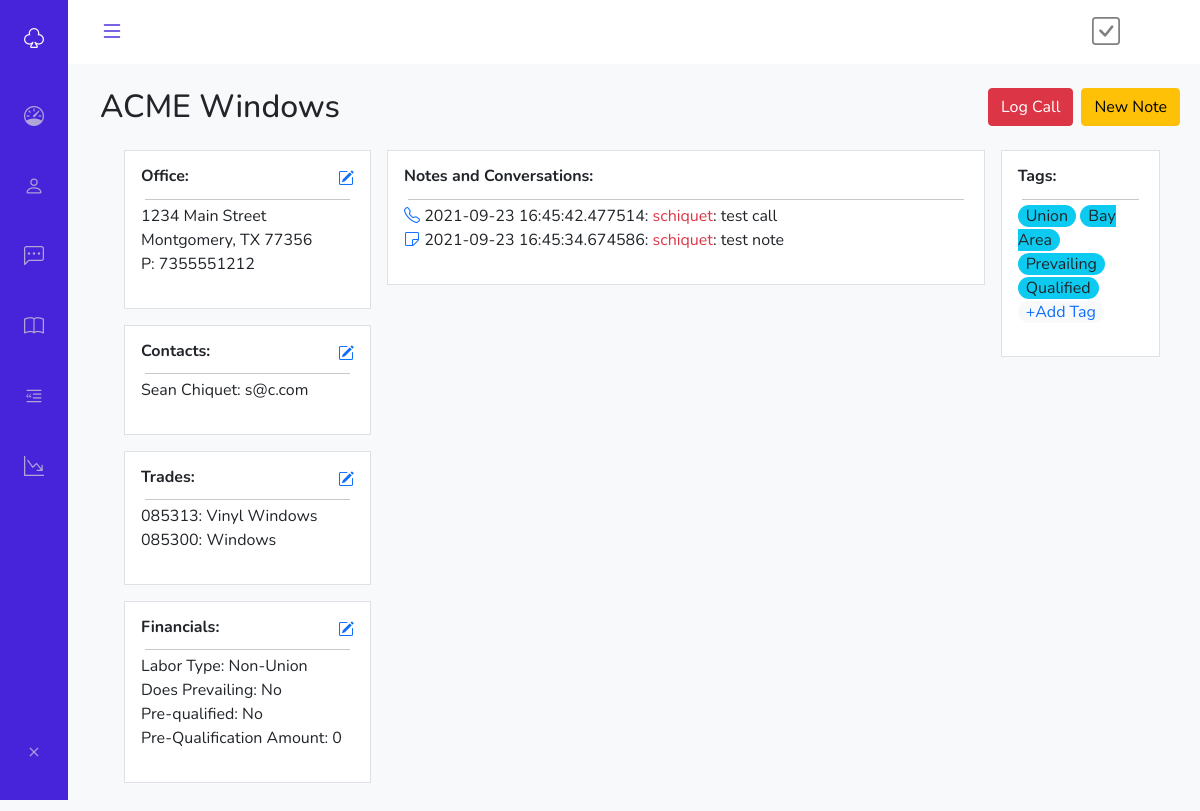
Screenshot of /client/1 with the database file from the repository.
### app.py (models this page shows, shortened)
class subcontractors(db.Model):
    subId = db.Column(db.Integer, primary_key=True)
    subName = db.Column(db.String(45))
    subAddress = db.Column(db.String(45))
    subPhone = db.Column(db.String(45))
    subFax = db.Column(db.String(45))
    subLabor = db.Column(db.String(45), default="Non-Union")
    subPreQual = db.Column(db.Integer, default=0)
    subPreQualAmount = db.Column(db.Integer, default=0)
    subAddress2 = db.Column(db.String(45))
    subCity = db.Column(db.String(45))
    subState = db.Column(db.String(45))
    subZip = db.Column(db.String(45))
    subDoesPrevailing = db.Column(db.Integer, default=0)
    notes = db.relationship('subnotes', backref='sub_Id', lazy=True)

class subcontacts(db.Model):
    subcontactId = db.Column(db.Integer, primary_key=True)
    contactName = db.Column(db.String(100))
    contactEmail = db.Column(db.String(100))
    contactCell = db.Column(db.String(100))
    contactLastName = db.Column(db.String(100))
    subId = db.Column(db.Integer, ForeignKey("subcontractors.subId"))

class tradesublink(db.Model):
    tradesublinkID = db.Column(db.Integer, primary_key=True)
    tradeId = db.Column(db.Integer, ForeignKey("tradelist.tradeId"))
    subId = db.Column(db.Integer, ForeignKey("subcontractors.subId"))

class tradelist(db.Model):
    tradeId = db.Column(db.Integer, primary_key=True)
    tradeCode = db.Column(db.String(45))
    tradeName = db.Column(db.String(45))

class subnotes(db.Model):
    subNoteId = db.Column(db.Integer, primary_key=True)
    subId = db.Column(db.Integer, ForeignKey("subcontractors.subId"))
    subNote = db.Column(db.String(200))
    noteType = db.Column(db.String(45))
    userId = db.Column(db.Integer, ForeignKey("users.userId"))
    noteDateCreated = db.Column(db.DateTime, default=datetime.utcnow)

class users(db.Model):
    userId = db.Column(db.Integer, primary_key=True)
    userFirst = db.Column(db.String(45))
    userLast = db.Column(db.String(45))
    userEmail = db.Column(db.String(45))
    userUsername = db.Column(db.String(45))

### app.py (the view)
@app.route('/client/<int:id>')
def client(id):
    tasks = taskstable.query.all()
    clientInfo = subcontractors.query.filter_by(subId=id).first()
    alltrades = tradelist.query.all()
    contactinfo = subcontacts.query.filter_by(subId=id).all()
    subtradelist = tradesublink.query.join(tradelist).add_columns(tradelist.tradeCode, tradelist.tradeName, tradelist.tradeId, tradesublink.tradesublinkID).filter(tradesublink.subId==id).all()
    subNotes = subnotes.query.join(users).add_columns(users.userUsername, subnotes.noteDateCreated, subnotes.subNote, subnotes.noteType).filter(subnotes.subId==id).order_by(desc(subnotes.noteDateCreated)).all()
    return render_template('client.html', tasks=tasks, clientInfo=clientInfo, subtradelist=subtradelist, subNotes=subNotes, id=id, alltrades=alltrades, contactinfo=contactinfo)

### templates/client.html (shortened to what this page needs)
{% extends "base.html" %}
{% set active_page = 'client' %}
{% block content %}
<br />
<div class="d-flex justify-content-between"><h2>{{clientInfo.subName}}</h2><div><button class="btn btn-danger mx-1" data-bs-toggle="modal" data-bs-target="#logCallModal">Log Call</button><button class="btn btn-warning mx-1" data-bs-toggle="modal" data-bs-target="#newTaskModal">New Note</button></div></div>
<div class="container-fluid px-4">
  <div class="row my-3 gx-3">
    <div class="col-3">
        <div class="p-3 border bg-white ">
            <div class="d-flex justify-content-between"><h6 class="fw-bold">Office:</h6><a href="#" data-bs-toggle="modal" data-bs-target="#mainInfoModal"><i class="bi bi-pencil-square"></i></a></div>
            <hr class="m-1">
            <p>
            {{clientInfo.subAddress}} <br>
            {{clientInfo.subCity}}, {{clientInfo.subState}} {{clientInfo.subZip}} <br>
            P: {{clientInfo.subPhone}} <br>
            </p>
        </div>
        <div class="p-3 border bg-white my-3">
            <div class="d-flex justify-content-between"><h6 class="fw-bold">Contacts:</h6><div><a href="#" title="Edit Contact" data-bs-toggle="modal" data-bs-target="#editContactModal"><i class="bi bi-pencil-square"></i></a></div></div>
            <hr class="m-1">
            <ul class="list-unstyled">
              {% for i in contactinfo %}
                <li>{{i.contactName}} {{i.contactLastName}}: {{i.contactEmail}}</li>
              {% endfor %}
            </ul>
        </div>
        <div class="border p-3 bg-white my-3">
            <div class="d-flex justify-content-between"><h6 class="fw-bold">Trades:</h6><a href="#" data-bs-toggle="modal" data-bs-target="#editTradesModal"><i class="bi bi-pencil-square"></i></a></div>
            <hr class="m-1">
            <ul class="list-unstyled">
              {% for trades in subtradelist %}
                <li>{{trades.tradeCode}}: {{trades.tradeName}}</li>
               {% endfor %}
            </ul>
        </div>
        <div class="border p-3 bg-white my-3">
            <div class="d-flex justify-content-between"><h6 class="fw-bold">Financials:</h6><a href="#" data-bs-toggle="modal" data-bs-target="#companyFinancialsModal"><i class="bi bi-pencil-square"></i></a></div>
            <hr class="m-1">
            <p>
                Labor Type: {{clientInfo.subLabor}}<br>
                Does Prevailing: {% if clientInfo.subDoesPrevailing == 1 %}Yes{% else %}No{% endif %}<br>
                Pre-qualified: {% if clientInfo.subPreQual == 1 %}Yes{% else %}No{% endif %}<br>
                Pre-Qualification Amount: {{clientInfo.subPreQualAmount}} <br>
            </p>
        </div>
    </div>
    <div class="col-7">
        <div class="border p-3 bg-white">
            <div class="d-flex justify-content-between"><h6 class="fw-bold">Notes and Conversations:</h6></div>
            <hr class="m-1">
            <ul class="list-unstyled">
              {% for notes in subNotes %}
                <li><i class="bi {% if notes.noteType == 'phone' %}bi-telephone{% else %}bi-sticky{% endif %} text-primary"></i> {{notes.noteDateCreated}}: <span class="text-danger">{{notes.userUsername}}</span>: {{notes.subNote}}</li>
              {% endfor %}
            </ul>
        </div>
    </div>
    <div class="col-2">
        <div class="border p-3 bg-white">
            <div class="d-flex justify-content-between"><h6 class="fw-bold">Tags:</h6></div>
            <hr class="m-1">
            <p>
                <span class="rounded-pill px-2 bg-info">Union</span>
                <span class="rounded-pill px-2 bg-info">Bay Area</span>
                <span class="rounded-pill px-2 bg-info">Prevailing</span>
                <span class="rounded-pill px-2 bg-info">Qualified</span>
                <a href="#"><span class="rounded-pill px-2 bg-light">+Add Tag</span></a>
            </p>
        </div>
    </div>
  </div>
</div>
{% endblock %}

### static/styles/theme-spec.css (style rules this page uses)
:root { --header-height: 3rem; --nav-width: 68px; --first-color: #4723D9; --first-color-light: #AFA5D9; --white-color: #F7F6FB; --body-font: 'Nunito', sans-serif; --normal-font-size: 1rem; --z-fixed: 100 }
body { position: relative; margin: var(--header-height) 0 0 0; padding: 0 1rem; font-family: var(--body-font); font-size: var(--normal-font-size); transition: .5s }
a { text-decoration: none }
@media screen and (min-width: 768px) { body { margin: calc(var(--header-height) + 1rem) 0 0 0; padding-left: calc(var(--nav-width) + 2rem) } }

### rows the page displays
subcontractors: subName "ACME Windows", subAddress "1234 Main Street", subCity "Montgomery", subState "TX", subZip "77356", subPhone "7355551212", subLabor "Non-Union", subPreQualAmount "0"
subcontacts: contactName "Sean", contactLastName "Chiquet", contactEmail "s@c.com"
tradesublink: tradeCode "085313", tradeName "Vinyl Windows"
tradesublink: tradeCode "085300", tradeName "Windows"
subnotes: noteDateCreated "2021-09-23 16:45:42.477514", userUsername "schiquet", subNote "test call"
subnotes: noteDateCreated "2021-09-23 16:45:34.674586", userUsername "schiquet", subNote "test note"
